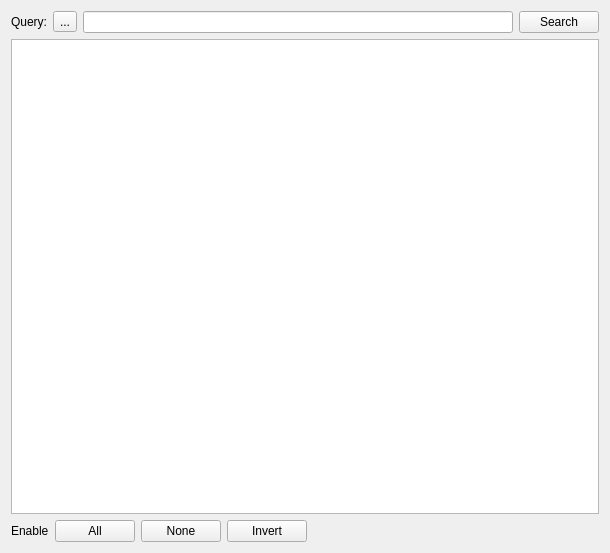
<?xml version="1.0" encoding="UTF-8"?>
<ui version="4.0">
 <class>Form</class>
 <widget class="QWidget" name="Form">
  <property name="geometry">
   <rect>
    <x>0</x>
    <y>0</y>
    <width>610</width>
    <height>553</height>
   </rect>
  </property>
  <property name="windowTitle">
   <string>Form</string>
  </property>
  <layout class="QVBoxLayout" name="verticalLayout">
   <item>
    <layout class="QHBoxLayout" name="horizontalLayout">
     <item>
      <widget class="QLabel" name="label">
       <property name="text">
        <string>Query:</string>
       </property>
      </widget>
     </item>
     <item>
      <widget class="QToolButton" name="adv_search_builder">
       <property name="text">
        <string>...</string>
       </property>
      </widget>
     </item>
     <item>
      <widget class="HistoryLineEdit" name="query">
       <property name="sizePolicy">
        <sizepolicy hsizetype="Expanding" vsizetype="Fixed">
         <horstretch>0</horstretch>
         <verstretch>0</verstretch>
        </sizepolicy>
       </property>
      </widget>
     </item>
     <item>
      <widget class="QPushButton" name="search">
       <property name="text">
        <string>Search</string>
       </property>
      </widget>
     </item>
    </layout>
   </item>
   <item>
    <widget class="ResultsView" name="results_view">
     <property name="alternatingRowColors">
      <bool>true</bool>
     </property>
     <property name="selectionMode">
      <enum>QAbstractItemView::SingleSelection</enum>
     </property>
     <property name="selectionBehavior">
      <enum>QAbstractItemView::SelectRows</enum>
     </property>
     <property name="rootIsDecorated">
      <bool>false</bool>
     </property>
     <property name="uniformRowHeights">
      <bool>true</bool>
     </property>
     <property name="itemsExpandable">
      <bool>false</bool>
     </property>
     <property name="sortingEnabled">
      <bool>true</bool>
     </property>
     <property name="expandsOnDoubleClick">
      <bool>false</bool>
     </property>
     <attribute name="headerStretchLastSection">
      <bool>false</bool>
     </attribute>
    </widget>
   </item>
   <item>
    <layout class="QHBoxLayout" name="horizontalLayout_2">
     <item>
      <widget class="QLabel" name="label_2">
       <property name="text">
        <string>Enable</string>
       </property>
      </widget>
     </item>
     <item>
      <widget class="QPushButton" name="enable_all">
       <property name="text">
        <string>All</string>
       </property>
      </widget>
     </item>
     <item>
      <widget class="QPushButton" name="enable_none">
       <property name="text">
        <string>None</string>
       </property>
      </widget>
     </item>
     <item>
      <widget class="QPushButton" name="enable_invert">
       <property name="text">
        <string>Invert</string>
       </property>
      </widget>
     </item>
     <item>
      <spacer name="horizontalSpacer">
       <property name="orientation">
        <enum>Qt::Horizontal</enum>
       </property>
       <property name="sizeHint" stdset="0">
        <size>
         <width>40</width>
         <height>20</height>
        </size>
       </property>
      </spacer>
     </item>
    </layout>
   </item>
  </layout>
 </widget>
 <customwidgets>
  <customwidget>
   <class>ResultsView</class>
   <extends>QTreeView</extends>
   <header>results_view.h</header>
  </customwidget>
  <customwidget>
   <class>HistoryLineEdit</class>
   <extends>QLineEdit</extends>
   <header>calibre/gui2/widgets.h</header>
  </customwidget>
 </customwidgets>
 <resources/>
 <connections/>
</ui>
